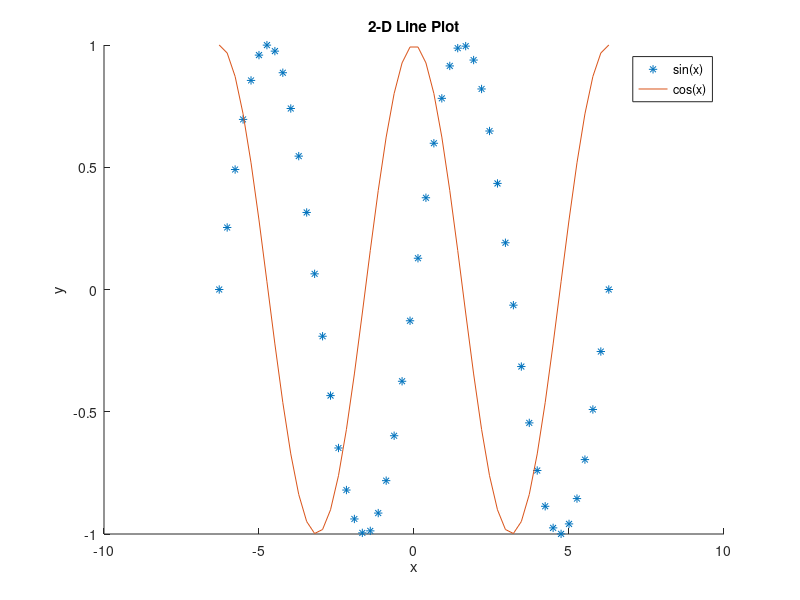

Reproduce this figure in MATLAB. (Note: this script raises an error after producing the figure.)
%% PLOTFIXER EXAMPLE MATLAB Code
% Created by: Zane Zook
% Date: 12/13/2018
close all;
clear all; 
clc;

%% Data Creation
x = linspace(-2*pi,2*pi,50);
y1 = sin(x);
y2 = cos(x);

%% Plot Creation
figure; hold on;
plot(x,y1,'*');
plot(x,y2);
title('2-D Line Plot');
xlabel('x');
ylabel('y');
legend('sin(x)','cos(x)');
plotfixer;